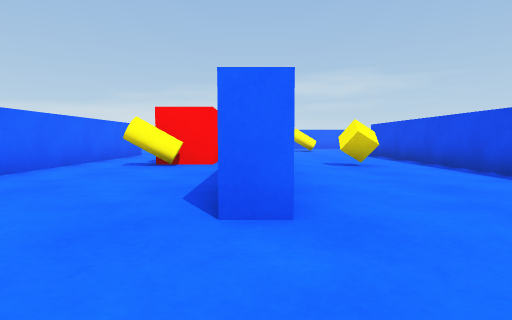
[1] (above)

22 first-person views from a walk through a scene from a Unity 3-D project. The camera is 0.54 m above the floor, tilts 4° down and sees 80° across. The floor is counted in squares, 1 m on a side. Each view is taken from the middle of a square. On the plan, view 1 faces up. The plan holds only what a view shows up to about 9 squares ahead; the rest is blank. The player is left out.

[2]
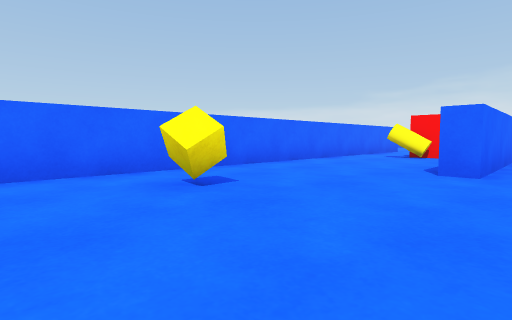

[3]
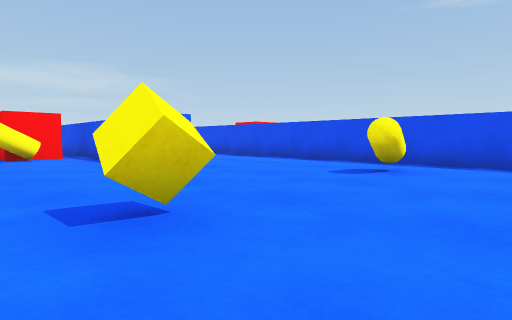

[4]
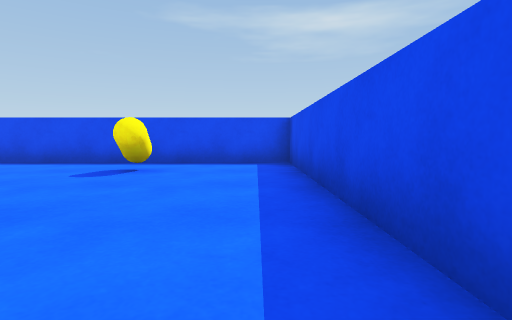

[5]
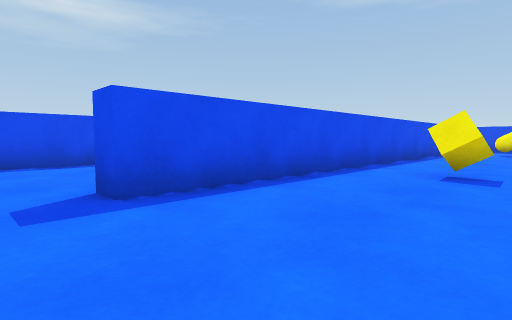

[6]
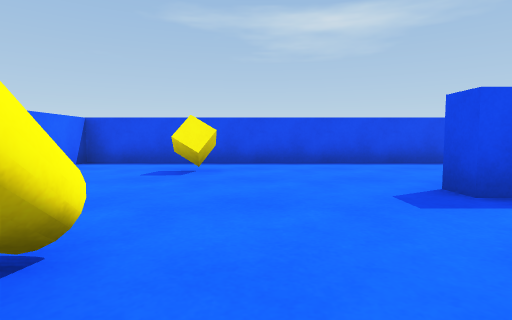

[7]
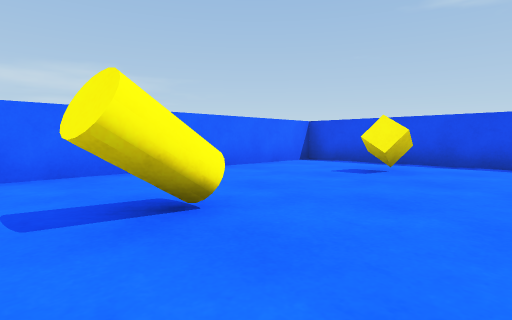

[8]
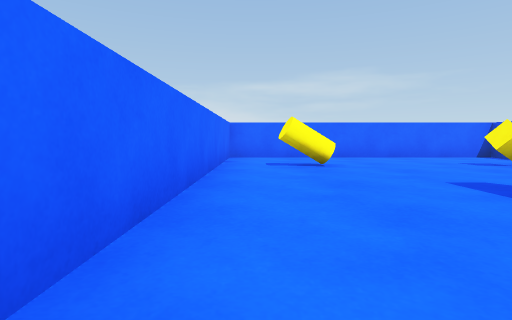

[9]
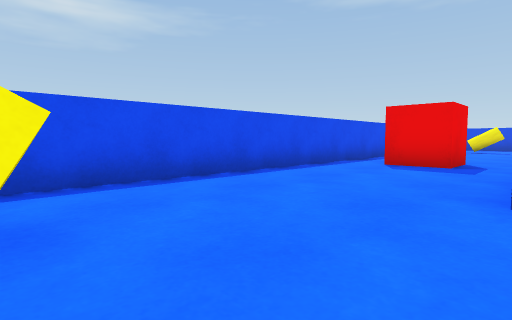

[10]
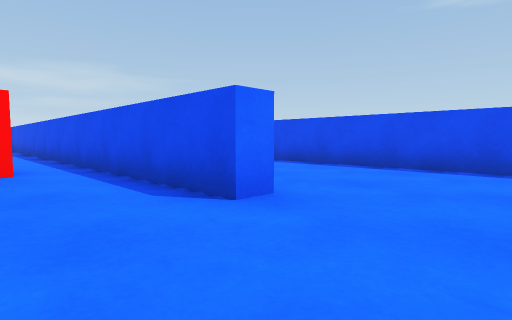

[11]
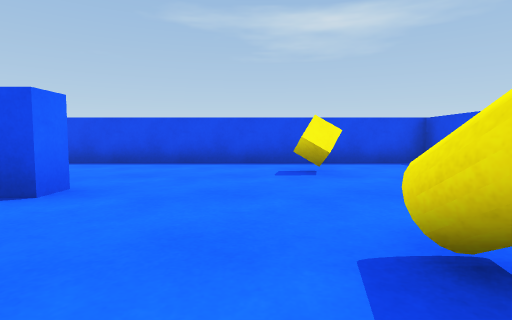

[12]
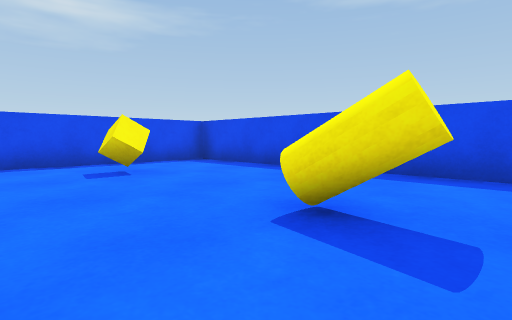

[13]
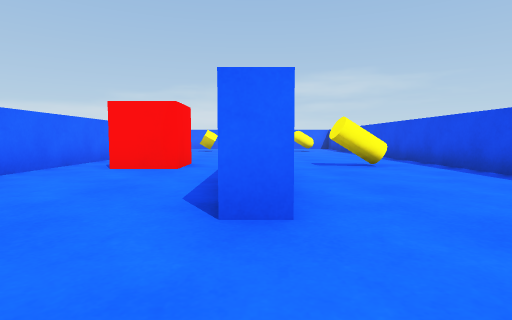

[14]
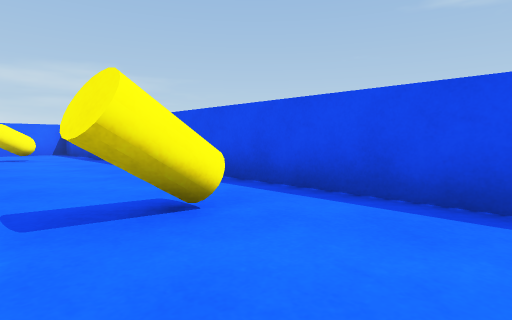

[15]
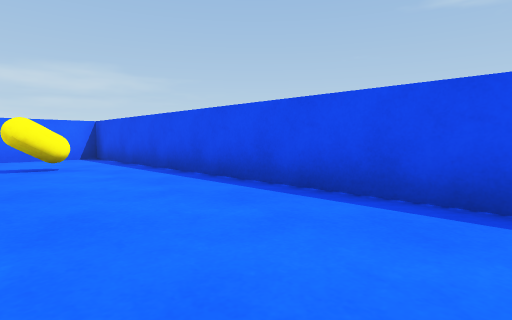

[16]
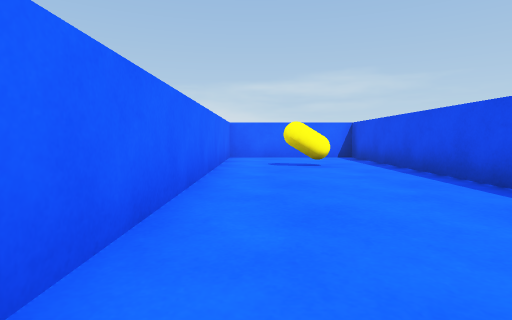

[17]
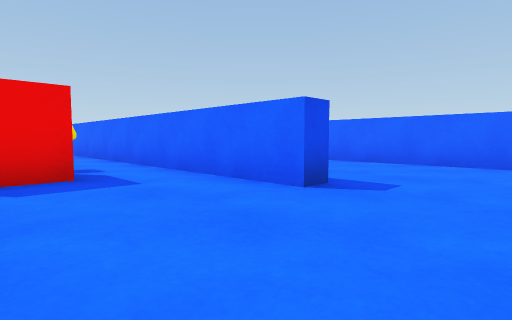

[18]
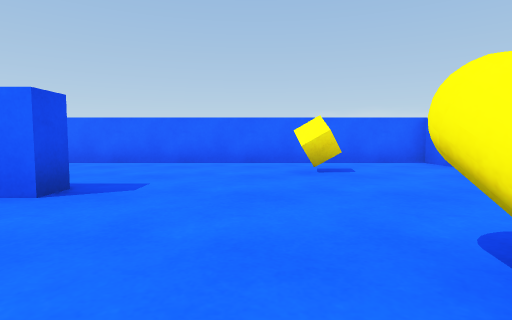

[19]
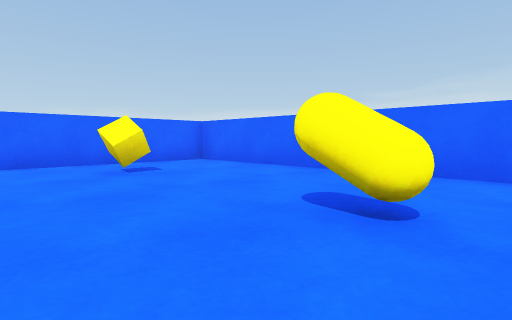

[20]
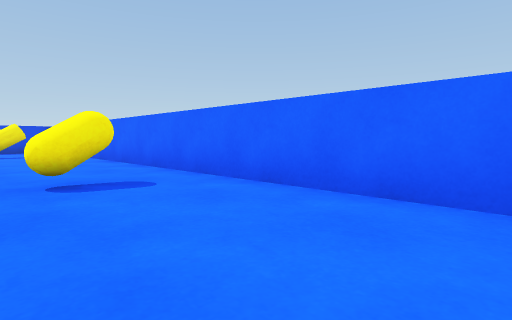

[21]
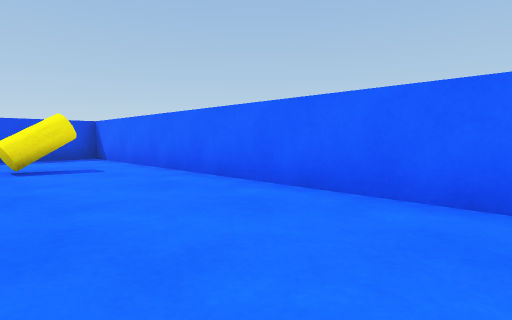

[22]
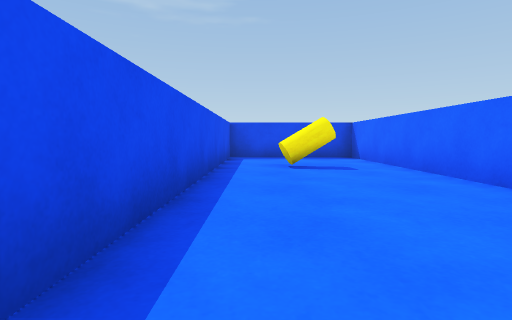

### Floor plan
Points are (right, up) in squares from view 1. A wall is a line through its corners. A room is listed if a view was taken in it or the views show most of it. See-through windows are left out.
Room 1 (views 1, 2, 3, 4, 5, 6, 7, 8, 9, 10, 11, 12, 13, 14, 15, 16, 17, 18, 19, 20, 21, 22)
walls: (0.3, 5.6) (0.3, 2) (-0.2, 2); (-0.2, 5.4) (-0.2, 7); (4.3, 7.9) (4.3, 4.4); (-4.4, 10) (-3.7, 10) (-3.7, -2.6); (8.4, 2) (7.7, 2) (7.7, 15.7) (0.3, 15.7) (0.3, 7.8); (-1.4, 15.7) (-7.8, 15.7) (-7.8, -3.8) (-4.3, -3.8) (-4.3, 4.2); (5.4, -3.8) (11.8, -3.8) (11.8, 15.7) (8.3, 15.7) (8.3, 7.8); (-2.2, -3.8) (3.8, -3.8) (3.8, 10) (4.2, 10)
objects: other object (-6, -1); other object (-6, 6); other object (-6, 13); other object (-2, -1); other object (-2, 6); other object (-2, 7) to (-1, 7); other object (-2, 13); other object (2, -1); other object (2, 6); other object (2, 13); other object (6, -1); other object (6, 6); other object (6, 13); other object (10, -1); other object (10, 6); other object (10, 13)

Where each view was taken, in squares from view 1:
view 1: 0 up, 0 right, facing up
view 2: 3 down, 1 right, facing up-left
view 3: 3 down, 3 left, facing up-right
view 4: 3 down, 3 left, facing right
view 5: 11 up, 1 right, facing down-right
view 6: 12 up, 1 right, facing right
view 7: 11 up, 1 right, facing up-right
view 8: 7 up, 1 right, facing up
view 9: 13 up, 4 right, facing down-right
view 10: 0 up, 6 right, facing up-right
view 11: 0 up, 5 right, facing right
view 12: 1 up, 5 right, facing down-right
view 13: 0 up, 8 right, facing up
view 14: 4 up, 9 right, facing up-right
view 15: 7 up, 9 right, facing up-right
view 16: 7 up, 9 right, facing up
view 17: 12 up, 1 left, facing down-left
view 18: 12 up, 1 left, facing left
view 19: 11 up, 1 left, facing up-left
view 20: 10 up, 5 left, facing down-left
view 21: 5 up, 5 left, facing down-left
view 22: 5 up, 5 left, facing down
